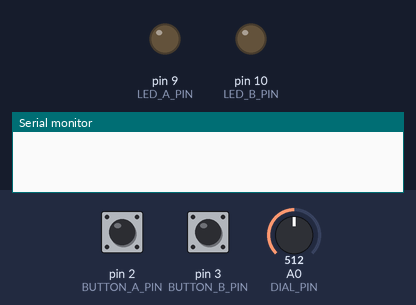
A sketch run on a simulated Arduino Uno, built with avr-gcc and run on an emulated ATmega328P. Shown: output pins drawn as LEDs (lit = HIGH), the last lines printed to the serial monitor. Dashed ring = blinking. The test bench sets the inputs (shaded band); at power-on: pin 3 (BUTTON_B_PIN) LOW, pin 2 (BUTTON_A_PIN) HIGH, A0 (DIAL_PIN) = 512.

Above: at 1.2 s.
1.3 s: pin 3 (BUTTON_B_PIN) pulled HIGH for 1 s
At 1.46 s:
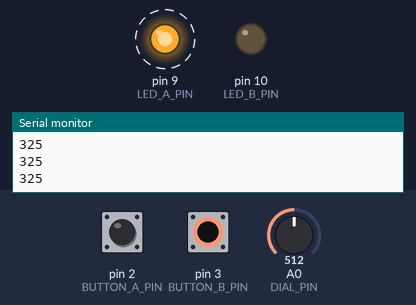
3.8 s: pin 3 (BUTTON_B_PIN) pulled HIGH for 0.15 s
At 5.1 s:
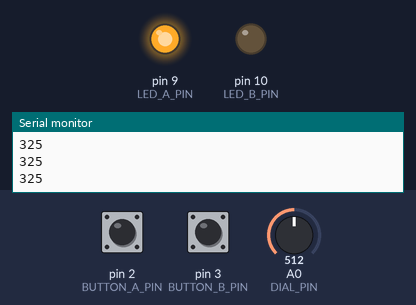
5.4 s: pin 3 (BUTTON_B_PIN) pulled HIGH for 3.2 s
At 8.6 s:
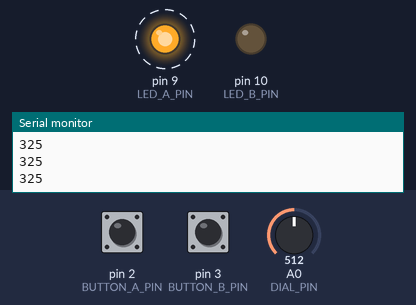
Timing chart, 0 to 10.1 s (numbered marks = the images above; inputs shaded):
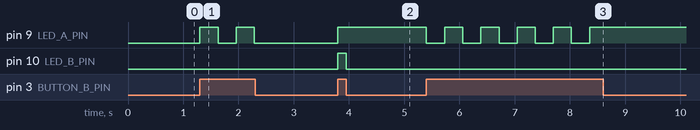

The sketch:

Demo.ino
```cpp
/*
  U@Uni Arduino UNO Demo Code

  This demo code functions as follows:
   - The LEDs blink in a synchronous pattern
   - Each push button is used to control the state of each LED (on or off)
   - The potentiometer controls the rate of blinking

  The circuit:
  - Two LEDs connected to digital pins 9 and 10
  - Two push buttons connected to digital pins 2 and 3
  - A potentiometer connected to analog pin A0

  TASK: Modify the code below such that the LEDs blink in an alternating pattern. Hint: Find the comment flagged as a TODO (to-do)

  There are many ways the code below can be made more efficient. Think about how this could be done and discuss with your peers.

  QUESTION: While the button is held down, the program is paused until the button is released. Why is this the case? Find the section of code that is causing this.

  Author: Jacob Vartanian
  Date: December 2019
*/

// Define which pin is connected to which component. You may need to change this depending on your wiring
#define LED_A_PIN     9
#define LED_B_PIN     10
#define BUTTON_A_PIN  2
#define BUTTON_B_PIN  3
#define DIAL_PIN      A0

#define MIN_BLINK_DELAY 50
#define MAX_BLINK_DELAY 600

// Set up some global variables to store the state of each LED.
int led_a = HIGH;
int led_b = HIGH;

// This will store last time LED was updated
unsigned long previous_millis = 0;

// This will store the current blink state of the LEDs
int blink_state = LOW;

// The code here will run once when the Arduino is powered on or reset
void setup() {
  // Open a connection to the computer. This way we can display values on the screen
  Serial.begin(9600);

  // Initialize the LED pins as an output
  pinMode(LED_A_PIN, OUTPUT);
  pinMode(LED_B_PIN, OUTPUT);

  // Initialise the button pins as an input
  pinMode(BUTTON_A_PIN, INPUT);
  pinMode(BUTTON_B_PIN, INPUT);
}

// The code here will continue to loop forever until the arduino loses power or is rest.
void loop() {
  // If the button is pressed, change the state of the led
  // Remember, because we have a pullup resistor, we need to invert the logic (i.e. 1 is off and 0 is on)
  if (digitalRead(BUTTON_A_PIN) == LOW) {
    // If the LED is off turn it on and vice-versa:
    if (led_a == LOW) {
      led_a = HIGH;
    } else {
      led_a = LOW;
      // Make sure the led is off if it is supposed to be
      digitalWrite(LED_A_PIN, LOW);
    }
    // Delay a short amount of time for debouncing
    delay(10);
    // Wait until the button is released
    while (digitalRead(BUTTON_A_PIN) == LOW)
    {
      // do nothing
    }
  }

  // Do the same for button B
  if (digitalRead(BUTTON_B_PIN) == LOW) {
    // If the LED is off turn it on and vice-versa:
    if (led_b == LOW) {
      led_b = HIGH;
    } else {
      led_b = LOW;
      // Make sure the led is off if it is supposed to be
      digitalWrite(LED_B_PIN, LOW);
    }
    // Delay a short amount of time for debouncing
    delay(10);
    // Wait until the button is released
    while (digitalRead(BUTTON_B_PIN) == LOW)
    {
      // do nothing
    }
  }

  // Store the value of the dial in a local variable called blink_delay
  int dial_position = analogRead(DIAL_PIN);

  // Map the value of blink_delay to be between 100 and 1000 instead of 0 to 1023
  int blink_delay = map(dial_position, 0, 1023, MIN_BLINK_DELAY, MAX_BLINK_DELAY);

  // Get the number of milliseconds that have passed since the Arduino was powered on or reset
  unsigned long current_millis = millis();

  Serial.println(blink_delay);
  // Check to see if it's time to change the blink_state variable, that is, if the difference
  // between the current time and last time we changed the blink_state variable is greater than
  // the interval we want to blink the LED.
  if (current_millis - previous_millis >= blink_delay) {
    // save the last time you blinked the LED
    previous_millis = current_millis;

    // if the LED is off turn it on and vice-versa:
    if (blink_state == LOW) {
      blink_state = HIGH;
    } else {
      blink_state = LOW;
    }
  }

  // Blink the LED if the state of the LED is on
  // TODO: Change the below code so each LED blinks in an alternating pattern
  if (led_a == HIGH) {
    if (blink_state == HIGH) {
      digitalWrite(LED_A_PIN, HIGH);
    }
    else {
      digitalWrite(LED_A_PIN, LOW);
    }
  }
  if (led_b == HIGH) {
    if (blink_state == HIGH) {
      digitalWrite(LED_B_PIN, HIGH);
    }
    else {
      digitalWrite(LED_B_PIN, LOW);
    }
  }
}
```

Measured:
- after the input at 1.3 s, pin 9 (LED_A_PIN): alternates HIGH for 0.33 s and LOW for 0.33 s, 4 changes in all, then stays LOW, starting at once
- after the input at 3.8 s, pin 9 (LED_A_PIN): LOW → HIGH at once; pin 10 (LED_B_PIN): LOW → HIGH at once, → LOW 0.15 s later
- after the input at 5.4 s, pin 9 (LED_A_PIN): alternates HIGH for 0.33 s and LOW for 0.33 s, 10 changes in all, then stays HIGH, starting at once
